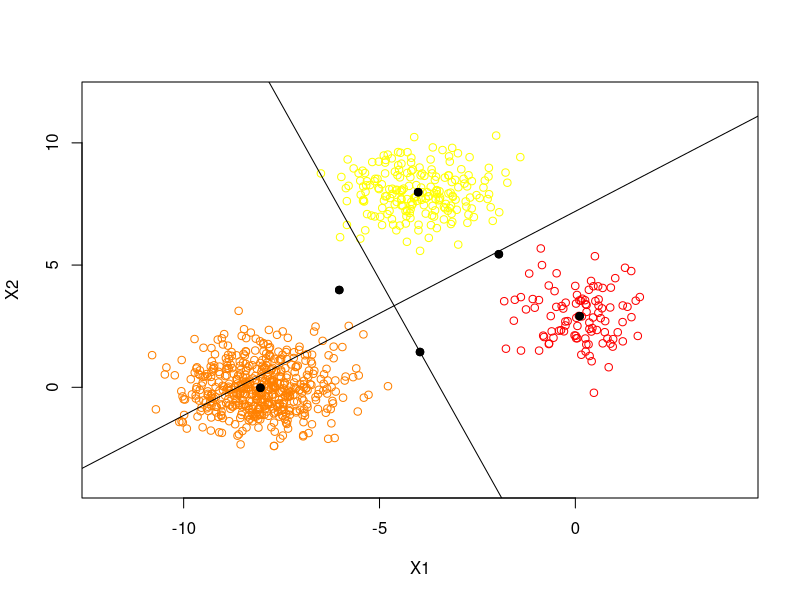

Generate this figure with R:
X1 <-
    data.frame(
        x1 = rnorm(100, mean = 0, sd = 1),
        x2 = rnorm(100, mean = 3, sd = 1),
        class = "black"
    )
X2 <-
    data.frame(
        x1 = rnorm(200, mean = -4, sd = 1),
        x2 = rnorm(200, mean = 8, sd = 1),
        class = "white"
    )
X3 <- data.frame(
    x1 = rnorm(500, mean = -8, sd = 1),
    x2 = rnorm(500, mean = 0, sd = 1),
    class = "orange"
)
X <- rbind(X1, X2, X3)

lda2 <- function(value, data) {
    if (is.numeric(data[, 1] & is.numeric(data[, 2]))) {
        names(data) <- c("x1", "x2", "class")
    }
    tab <- table(data$class)
    n_cla <- dim(tab)
    nam <- names(tab)
    pi <- c()
    mu <- matrix(nrow = n_cla, ncol = 2)
    for (i in (1:n_cla)) {
        pi[i] <- tab[i] / dim(data)[1]
        mu[i, 1] <- mean(data$x1[data$class == nam[i]]) # mean matrix: (class1:x1 ... classn:x1)
        mu[i, 2] <- mean(data$x2[data$class == nam[i]]) #              (class1:x2 ... classn:x2)
    }
    names(pi) <- nam
    val <- list()
    dev <- list()
    mul <- list()
    ccov <- list()
    for (i in (1:n_cla)) {
        val[[i]] <- matrix(nrow = tab[i], ncol = 2)
        val[[i]] <- cbind(data$x1[data$class == nam[i]], data$x2[data$class == nam[i]])
        dev[[i]] <- matrix(nrow = tab[i], ncol = 2)
        for (j in (1:tab[i])) {
            dev[[i]][j, ] <- val[[i]][j,] - mu[i,]
        }
        mul[[i]] <- matrix(nrow = 2, ncol = 2)
        ccov[[i]] <- matrix(nrow = 2, ncol = 2)
        mul[[i]] <- t(dev[[i]]) %*% dev[[i]]
        ccov[[i]] <- mul[[i]] / (dim(data)[1] - n_cla)
    }
    dis <- c()
    exp <- c()
    cov <- Reduce('+', ccov)
    rownames(cov) <- c("x1", "x2")
    colnames(cov) <- c("x1", "x2")
    inv <- solve(cov)
    for (i in (1:n_cla)) {
        dis[i] <- t(value) %*% inv %*% mu[i,] - 0.5 %*% t(mu[i,]) %*% inv %*% mu[i,] + log(pi[i])
    }
    prob <- c()
    prob <- exp(dis) / sum(exp(dis))
    names(dis) <- nam
    class <- names(dis)[dis == max(dis)]
    score <- max(dis)
    proba <- max(prob)
    out <- as.data.frame(cbind(class, score, proba))
    maxx <- matrix(nrow = n_cla, ncol = 2)
    minx <- matrix(nrow = n_cla, ncol = 2)
    for (i in (1:n_cla)) {
        for (j in (1:2)) {
            maxx[i, j] <- mu[i, j] + 4 * sqrt(cov[j, j])
            minx[i, j] <- mu[i, j] - 4 * sqrt(cov[j, j])
        }
    }
    maxx1 <- max(maxx[, 1])
    minx1 <- min(minx[, 1])
    maxx2 <- max(maxx[, 2])
    minx2 <- min(minx[, 2])
    col <- heat.colors(n = n_cla)
    plot(
        X$x1[X$class == nam[1]],
        X$x2[X$class == nam[1]],
        xlim = c(minx1, maxx1),
        ylim = c(minx2, maxx2),
        col = col[1],
        xlab = "X1",
        ylab = "X2"
    )
    for (i in (2:n_cla)) {
        points(X$x1[X$class == nam[i]],
               X$x2[X$class == nam[i]],
               col = col[i])
    }
    orth <- list()
    for (i in (1:n_cla)) {
        points(mu[i, 1], mu[i, 2], pch = 19)
        for (k in (1:n_cla)) {
            points(0.5 * (mu[i, 1] + mu[k, 1]), 0.5 * (mu[i, 2] + mu[k, 2]), pch = 19)
            orth[[i + k - 1]] <- c()
            orth[[i + k - 1]] <- inv %*% (mu[i,] - mu[k,])
        }
    }
    orth[[1]] <- NULL
    orth[[0.5 * n_cla * (n_cla - 1) + 1]] <- NULL # we have n(n-1)/2 segments between n points and n(n-1)/2+2 vectors in orth
    slope <- c()
    for (i in (1:(0.5 * n_cla * (n_cla - 1)))) {
        
    }
    slope <- -orth[[1]][1, ] / orth[[1]][2, ]
    abline(b = slope,
           a = -(slope * 0.5 * (mu[1, 1] + mu[2, 1]) - 0.5 * (mu[2, 2] + mu[1, 2])))
    return(list(pi, cov, out, mu))
}
lda2(c(-2, 5), X)
abline(a = 7.2, b = 0.835)
